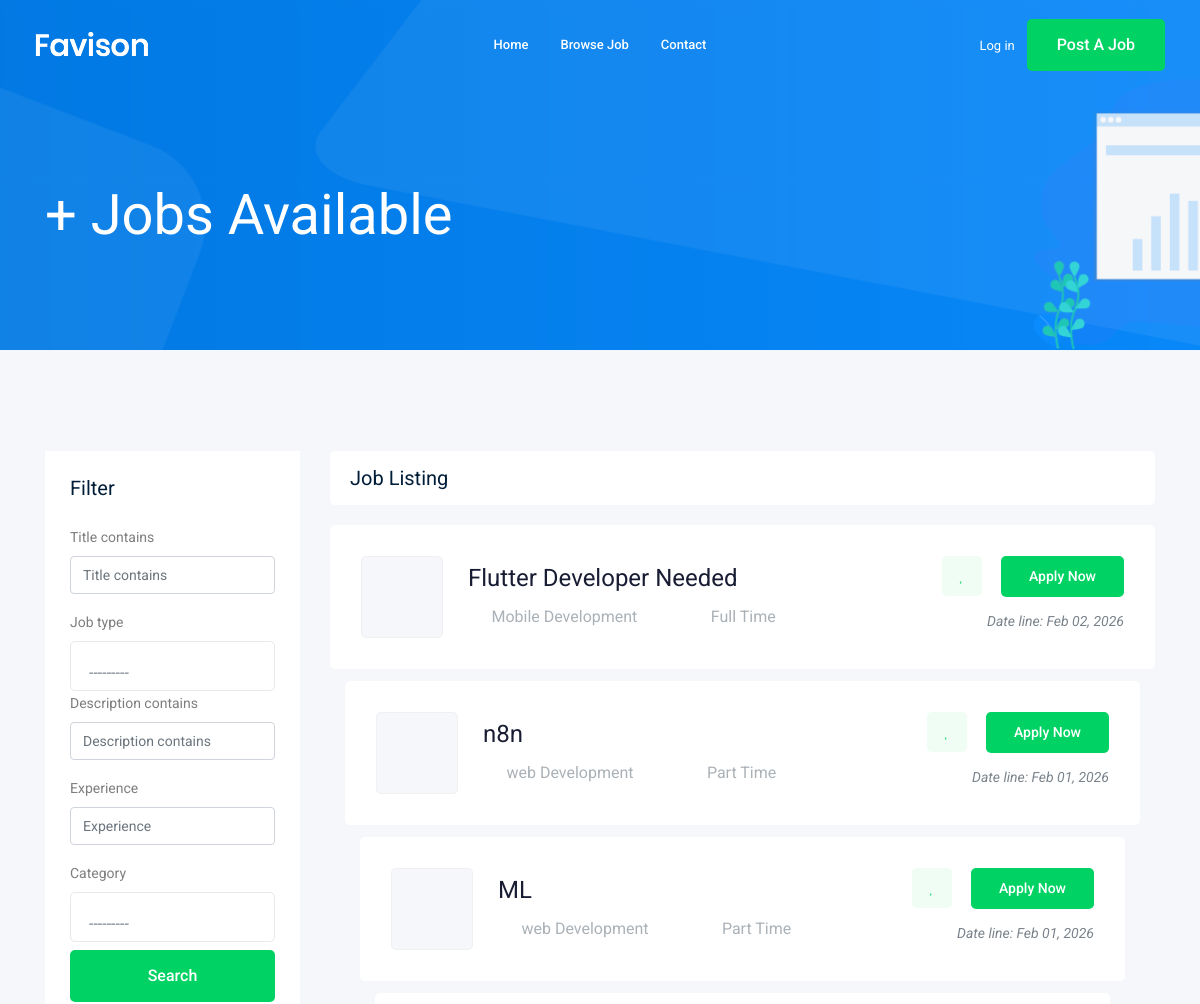
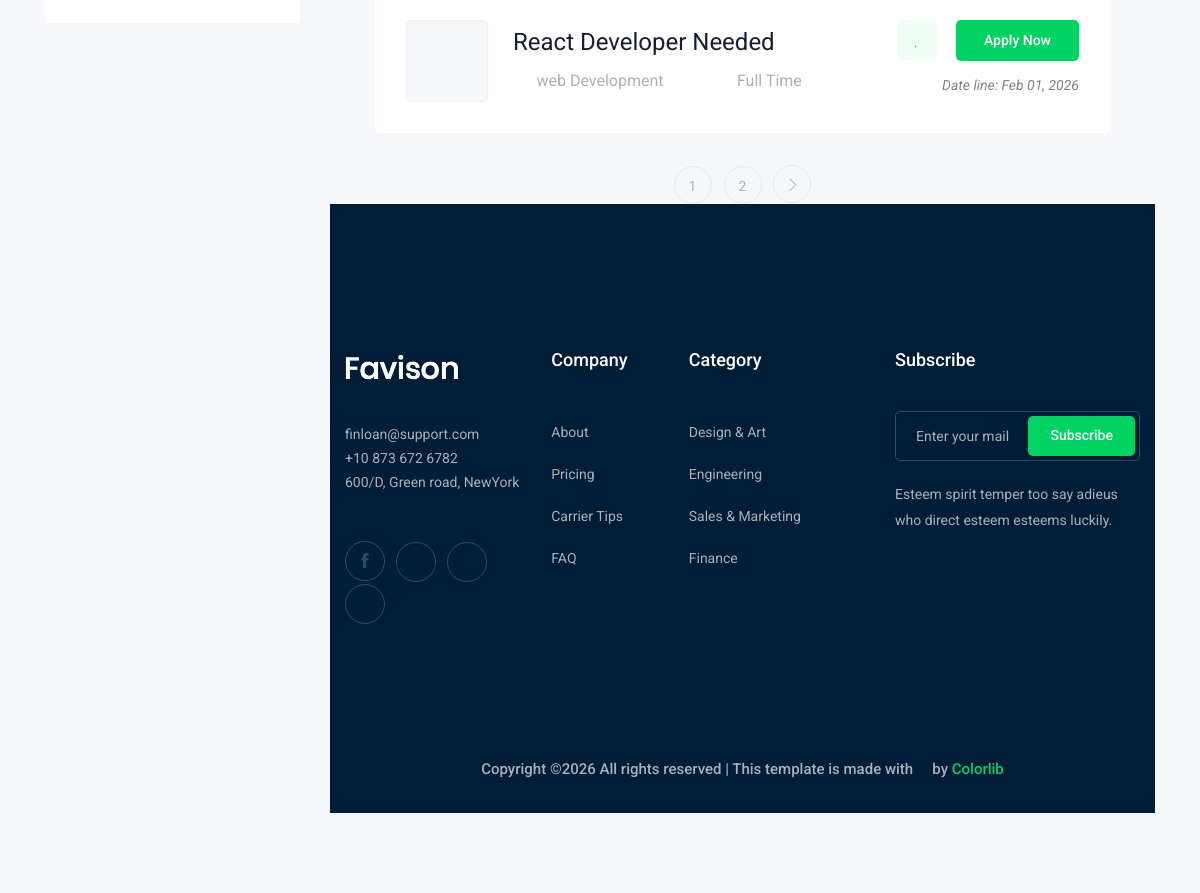
Screenshot of /jobs/ with the database file from the repository (2 pictures, top to bottom).
### job/models.py (models this page shows, shortened)
class Job(models.Model):
  owner = models.ForeignKey(User, related_name='job_owner', on_delete=models.CASCADE)
  title = models.CharField(max_length=100)
  job_type = models.CharField(max_length=15 , choices=JOB_TYPE)
  description = models.TextField(max_length=1000)
  published_at = models.DateTimeField(auto_now=True)
  Vacancy = models.IntegerField(default=1)
  salary = models.IntegerField(default=0)
  experience = models.IntegerField(default=0)
  category = models.ForeignKey('Category', on_delete=models.CASCADE)
  image = models.ImageField(upload_to=image_upload)
  slug = models.SlugField(blank=True, null=True)

class Category(models.Model):
  name = models.CharField(max_length=25)
  def __str__(self):
    return self.name

### job/views.py (the view)
# urls.py: path('', views.job_list, name='job_list'),
def job_list(request):
    job_list = Job.objects.all()
    myfilter = JobFilter(request.GET, queryset=job_list)
    job_list = myfilter.qs
    jobs = job_list.select_related('owner', 'category').order_by('-published_at')
    paginator = Paginator(jobs, JOBS_PER_PAGE)
    page_number = request.GET.get('page')
    page_obj = paginator.get_page(page_number)
    context = {'jobs': page_obj, 'myfilter': myfilter}
    return render(request, 'job/job_list.html', context)

### job/templates/job/job_list.html (shortened to what this page needs)
{% extends 'base.html' %}
{% load bootstrap4 %}
{% block body %}
    <div class="bradcam_area bradcam_bg_1">
        <div class="container">
            <div class="row">
                <div class="col-xl-12">
                    <div class="bradcam_text">
                        <h3>{{ jobs.count }}+ Jobs Available</h3>
                    </div>
                </div>
            </div>
        </div>
    </div>
    <div class="job_listing_area plus_padding">
        <div class="container">
            <div class="row">
                <div class="col-lg-3">
                    <div class="job_filter white-bg">
                        <div class="form_inner white-bg">
                            <h3>Filter</h3>
                            <form method="GET">
                                {% bootstrap_form myfilter.form %}
                                <input type="submit" value="Search" class="boxed-btn3 w-100 mt-2" >
                            </form>
                        </div>
                    </div>
                </div>
                <div class="col-lg-9">
                    <div class="recent_joblist_wrap">
                        <div class="recent_joblist white-bg ">
                            <div class="row align-items-center">
                                <div class="col-md-6">
                                    <h4>Job Listing</h4>
                                </div>
                                <div class="col-md-6">
                                </div>
                            </div>
                        </div>
                    </div>
                    <div class="job_lists m-0">
                        <div class="row">
                            {% for job in jobs %}
                            <div class="col-lg-12 col-md-12">
                                <div class="single_jobs white-bg d-flex justify-content-between">
                                    <div class="jobs_left d-flex align-items-center">
                                        <div class="thumb">
                                        </div>
                                        <div class="jobs_conetent">
                                            <a href="{% url 'job:job_detail' job.slug %}"><h4>{{ job.title }}</h4></a>
                                            <div class="links_locat d-flex align-items-center">
                                                <div class="location">
                                                    <p> <i class="fa fa-map-marker"></i> {{ job.category }}</p>
                                                </div>
                                                <div class="location">
                                                    <p> <i class="fa fa-clock-o"></i> {{ job.job_type }}</p>
                                                </div>
                                            </div>
                                        </div>
                                    </div>
                                    <div class="jobs_right">
                                        <div class="apply_now">
                                            <a class="heart_mark" href="#"> <i class="fa fa-heart"></i> </a>
                                            <a href="{% url 'job:job_detail' job.slug %}" class="boxed-btn3">Apply Now</a>
                                        </div>
                                        <div class="date">
                                            <p>Date line: {{ job.published_at|date:"M d, Y" }}</p>
                                        </div>
                                    </div>
                                </div>
                                {% endfor %}
                            </div>
                            {% if jobs.has_other_pages %}
                                <div class="row">
                                    <div class="col-lg-12">
                                        <div class="pagination_wrap">
                                            <ul>
                                                {% for i in jobs.paginator.page_range %}
                                                    <li><a href="?page={{ i }}"><span>{{ i }}</span></a></li>
                                                {% endfor %}
                                                {% if jobs.has_next %}
                                                    <li><a href="?page={{ jobs.next_page_number }}"> <i class="ti-angle-right"></i> </a></li>
                                                {% endif %}
                                            </ul>
                                        </div>
                                    </div>
                                </div>
                            {% endif %}
                    </div>
                </div>
            </div>
        </div>
    </div>
{% endblock body %}

### rows the page displays
Job: title "Flutter Developer Needed", category "Mobile Development", job_type "Full Time", published_at "Feb 02, 2026"
Job: title "n8n", category "web Development", job_type "Part Time", published_at "Feb 01, 2026"
Job: title "ML", category "web Development", job_type "Part Time", published_at "Feb 01, 2026"
Job: title "React Developer Needed", category "web Development", job_type "Full Time", published_at "Feb 01, 2026"

### other values shown
{{ i }} "1" "2"
